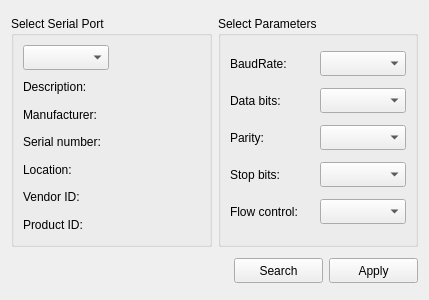
<?xml version="1.0" encoding="UTF-8"?>
<ui version="4.0">
 <class>SettingDialog</class>
 <widget class="QDialog" name="SettingDialog">
  <property name="geometry">
   <rect>
    <x>0</x>
    <y>0</y>
    <width>429</width>
    <height>300</height>
   </rect>
  </property>
  <property name="windowTitle">
   <string>Dialog</string>
  </property>
  <layout class="QGridLayout" name="gridLayout">
   <item row="0" column="0">
    <widget class="QGroupBox" name="groupBox">
     <property name="minimumSize">
      <size>
       <width>0</width>
       <height>231</height>
      </size>
     </property>
     <property name="maximumSize">
      <size>
       <width>16777215</width>
       <height>231</height>
      </size>
     </property>
     <property name="title">
      <string>Select Serial Port</string>
     </property>
     <layout class="QVBoxLayout" name="verticalLayout">
      <item>
       <widget class="QComboBox" name="serialportinfolistBox">
        <property name="minimumSize">
         <size>
          <width>86</width>
          <height>25</height>
         </size>
        </property>
        <property name="maximumSize">
         <size>
          <width>86</width>
          <height>25</height>
         </size>
        </property>
       </widget>
      </item>
      <item>
       <widget class="QLabel" name="descriptionlabel">
        <property name="text">
         <string>Description:</string>
        </property>
       </widget>
      </item>
      <item>
       <widget class="QLabel" name="manufacturerlabel">
        <property name="text">
         <string>Manufacturer:</string>
        </property>
       </widget>
      </item>
      <item>
       <widget class="QLabel" name="serialnumberlabel">
        <property name="text">
         <string>Serial number:</string>
        </property>
       </widget>
      </item>
      <item>
       <widget class="QLabel" name="locationlabel">
        <property name="text">
         <string>Location:</string>
        </property>
       </widget>
      </item>
      <item>
       <widget class="QLabel" name="vidlabel">
        <property name="text">
         <string>Vendor ID:</string>
        </property>
       </widget>
      </item>
      <item>
       <widget class="QLabel" name="pidlabel">
        <property name="text">
         <string>Product ID:</string>
        </property>
       </widget>
      </item>
     </layout>
    </widget>
   </item>
   <item row="0" column="1">
    <widget class="QGroupBox" name="groupBox_2">
     <property name="minimumSize">
      <size>
       <width>0</width>
       <height>231</height>
      </size>
     </property>
     <property name="maximumSize">
      <size>
       <width>16777215</width>
       <height>231</height>
      </size>
     </property>
     <property name="title">
      <string>Select Parameters</string>
     </property>
     <layout class="QVBoxLayout" name="verticalLayout_2">
      <item>
       <layout class="QHBoxLayout" name="horizontalLayout">
        <item>
         <widget class="QLabel" name="label">
          <property name="text">
           <string>BaudRate:</string>
          </property>
         </widget>
        </item>
        <item>
         <widget class="QComboBox" name="baudrateBox">
          <property name="minimumSize">
           <size>
            <width>86</width>
            <height>25</height>
           </size>
          </property>
          <property name="maximumSize">
           <size>
            <width>86</width>
            <height>25</height>
           </size>
          </property>
         </widget>
        </item>
       </layout>
      </item>
      <item>
       <layout class="QHBoxLayout" name="horizontalLayout_2">
        <item>
         <widget class="QLabel" name="label_2">
          <property name="text">
           <string>Data bits:</string>
          </property>
         </widget>
        </item>
        <item>
         <widget class="QComboBox" name="databitsBox">
          <property name="minimumSize">
           <size>
            <width>86</width>
            <height>25</height>
           </size>
          </property>
          <property name="maximumSize">
           <size>
            <width>86</width>
            <height>25</height>
           </size>
          </property>
         </widget>
        </item>
       </layout>
      </item>
      <item>
       <layout class="QHBoxLayout" name="horizontalLayout_3">
        <item>
         <widget class="QLabel" name="label_3">
          <property name="text">
           <string>Parity:</string>
          </property>
         </widget>
        </item>
        <item>
         <widget class="QComboBox" name="parityBox">
          <property name="minimumSize">
           <size>
            <width>86</width>
            <height>25</height>
           </size>
          </property>
          <property name="maximumSize">
           <size>
            <width>86</width>
            <height>25</height>
           </size>
          </property>
         </widget>
        </item>
       </layout>
      </item>
      <item>
       <layout class="QHBoxLayout" name="horizontalLayout_4">
        <item>
         <widget class="QLabel" name="label_4">
          <property name="text">
           <string>Stop bits:</string>
          </property>
         </widget>
        </item>
        <item>
         <widget class="QComboBox" name="stopbitsBox">
          <property name="minimumSize">
           <size>
            <width>86</width>
            <height>25</height>
           </size>
          </property>
          <property name="maximumSize">
           <size>
            <width>86</width>
            <height>25</height>
           </size>
          </property>
         </widget>
        </item>
       </layout>
      </item>
      <item>
       <layout class="QHBoxLayout" name="horizontalLayout_5">
        <item>
         <widget class="QLabel" name="label_5">
          <property name="text">
           <string>Flow control:</string>
          </property>
         </widget>
        </item>
        <item>
         <widget class="QComboBox" name="flowcontrolBox">
          <property name="minimumSize">
           <size>
            <width>86</width>
            <height>25</height>
           </size>
          </property>
          <property name="maximumSize">
           <size>
            <width>86</width>
            <height>25</height>
           </size>
          </property>
         </widget>
        </item>
       </layout>
      </item>
     </layout>
    </widget>
   </item>
   <item row="1" column="0" colspan="2">
    <layout class="QHBoxLayout" name="horizontalLayout_6">
     <item>
      <spacer name="horizontalSpacer">
       <property name="orientation">
        <enum>Qt::Horizontal</enum>
       </property>
       <property name="sizeHint" stdset="0">
        <size>
         <width>208</width>
         <height>20</height>
        </size>
       </property>
      </spacer>
     </item>
     <item>
      <widget class="QPushButton" name="searchButton">
       <property name="minimumSize">
        <size>
         <width>89</width>
         <height>25</height>
        </size>
       </property>
       <property name="maximumSize">
        <size>
         <width>89</width>
         <height>25</height>
        </size>
       </property>
       <property name="text">
        <string>Search</string>
       </property>
       <property name="autoDefault">
        <bool>false</bool>
       </property>
      </widget>
     </item>
     <item>
      <widget class="QPushButton" name="applyButton">
       <property name="minimumSize">
        <size>
         <width>89</width>
         <height>25</height>
        </size>
       </property>
       <property name="maximumSize">
        <size>
         <width>89</width>
         <height>25</height>
        </size>
       </property>
       <property name="text">
        <string>Apply</string>
       </property>
       <property name="autoDefault">
        <bool>false</bool>
       </property>
      </widget>
     </item>
    </layout>
   </item>
  </layout>
 </widget>
 <resources/>
 <connections/>
</ui>
